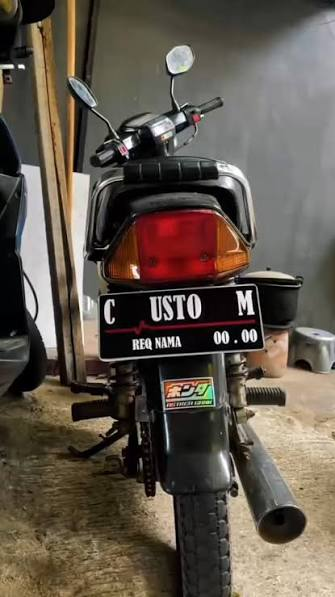
#> input picture Sesi 4/motor.jpeg, 335 x 597 px
$ python tugas.py
#> lines starting #> are read from the running program, lines starting #| are printed output that depends on the picture
import imageio.v2 as imageio
import numpy as np
from scipy import ndimage
import matplotlib.pyplot as plt

# Membaca citra
img = imageio.imread('motor.jpeg')
#> img is the input picture: shape (597, 335, 3); mean R, G, B 96.8, 86.9, 76.2

# Konversi ke grayscale jika RGB
if len(img.shape) == 3:
    img_gray = np.mean(img, axis=2).astype(np.uint8)
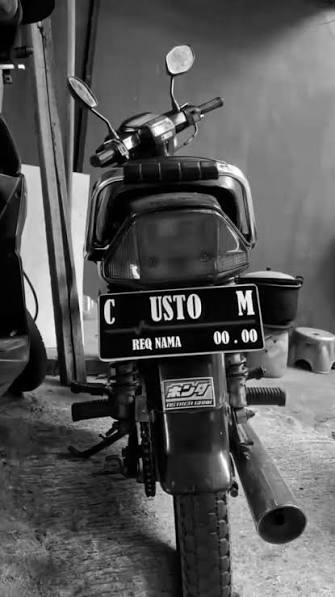
#> img_gray: shape (597, 335); min 0, max 255, mean 86.3
else:
    img_gray = img

# Filtering menggunakan Gaussian Filter
img_blur = ndimage.gaussian_filter(img_gray, sigma=2)
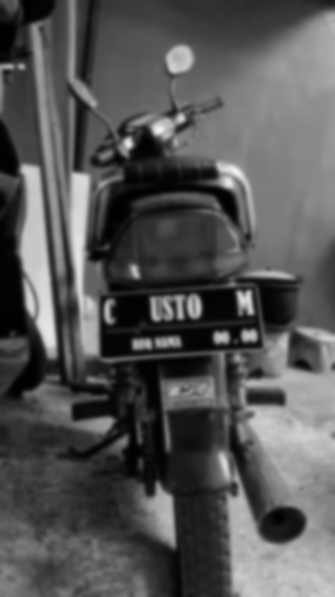
#> img_blur: shape (597, 335); min 0, max 242, mean 85.3

# Histogram Equalization
hist, bins = np.histogram(img_blur.flatten(), 256, [0,256])
#> hist = 256 values, max 2033 at index 3, min 0 at index 243, mean 781.2; bins = 257 values from 0 to 256
cdf = hist.cumsum()
#> cdf = 256 values from 653 to 199995
cdf_normalized = cdf * 255 / cdf[-1]
#> cdf_normalized = 256 values from 0.833 to 255

img_equalized = np.interp(
    img_blur.flatten(),
    bins[:-1],
    cdf_normalized
).reshape(img_blur.shape)
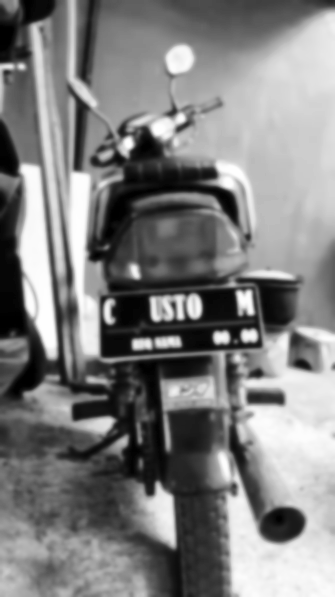
#> img_equalized: shape (597, 335) float64; min 0.833, max 255, mean 128.2

# Menampilkan hasil
plt.figure(figsize=(12,6))

plt.subplot(1,3,1)
plt.imshow(img_gray, cmap='gray')
plt.title('Citra Awal')
plt.axis('off')

plt.subplot(1,3,2)
plt.imshow(img_blur, cmap='gray')
plt.title('Gaussian Filter')
plt.axis('off')

plt.subplot(1,3,3)
plt.imshow(img_equalized, cmap='gray')
plt.title('Histogram Equalization')
plt.axis('off')

plt.tight_layout()
plt.show()
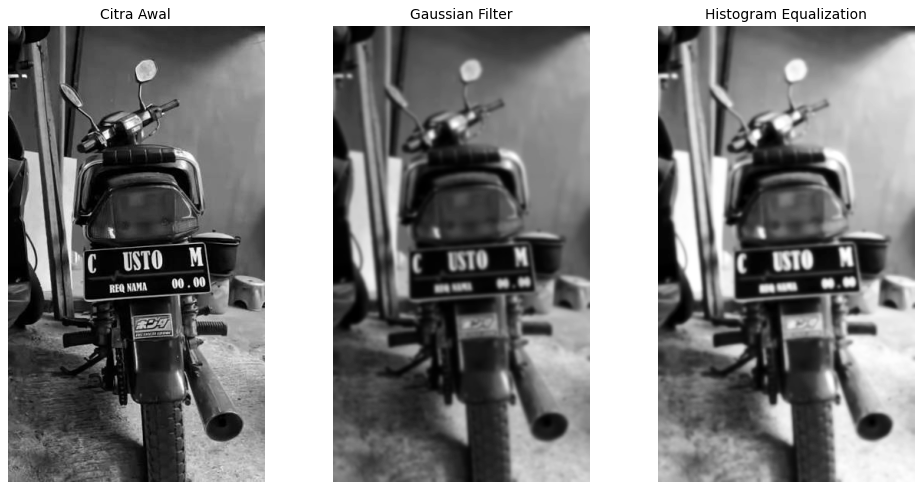
#> figure drawn by matplotlib, 3 panels
